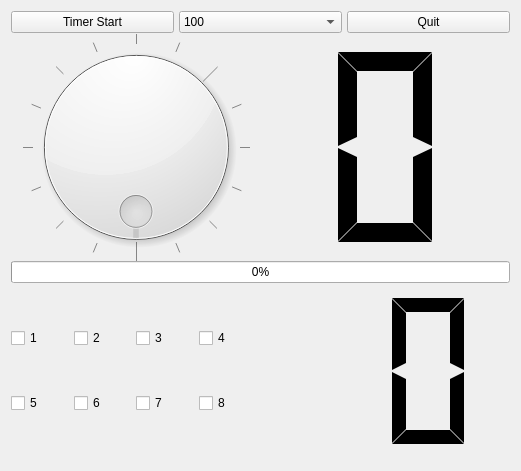
<?xml version="1.0" encoding="UTF-8"?>
<ui version="4.0">
 <class>Tab1DevControl</class>
 <widget class="QWidget" name="Tab1DevControl">
  <property name="geometry">
   <rect>
    <x>0</x>
    <y>0</y>
    <width>521</width>
    <height>471</height>
   </rect>
  </property>
  <property name="windowTitle">
   <string>Form</string>
  </property>
  <layout class="QVBoxLayout" name="verticalLayout_3">
   <item>
    <layout class="QVBoxLayout" name="verticalLayout_2" stretch="2,9,2,7">
     <property name="spacing">
      <number>0</number>
     </property>
     <property name="sizeConstraint">
      <enum>QLayout::SetDefaultConstraint</enum>
     </property>
     <item>
      <layout class="QHBoxLayout" name="horizontalLayout" stretch="1,1,1">
       <property name="spacing">
        <number>5</number>
       </property>
       <property name="sizeConstraint">
        <enum>QLayout::SetDefaultConstraint</enum>
       </property>
       <item>
        <widget class="QPushButton" name="pPBtimerStart">
         <property name="text">
          <string>Timer Start</string>
         </property>
         <property name="checkable">
          <bool>true</bool>
         </property>
        </widget>
       </item>
       <item>
        <widget class="QComboBox" name="pCBtimerValue">
         <property name="acceptDrops">
          <bool>false</bool>
         </property>
         <property name="autoFillBackground">
          <bool>false</bool>
         </property>
         <property name="editable">
          <bool>false</bool>
         </property>
         <item>
          <property name="text">
           <string>100</string>
          </property>
         </item>
         <item>
          <property name="text">
           <string>500</string>
          </property>
         </item>
         <item>
          <property name="text">
           <string>1000</string>
          </property>
         </item>
         <item>
          <property name="text">
           <string>2000</string>
          </property>
         </item>
        </widget>
       </item>
       <item>
        <widget class="QPushButton" name="pPBappQuit">
         <property name="text">
          <string>Quit</string>
         </property>
        </widget>
       </item>
      </layout>
     </item>
     <item>
      <layout class="QHBoxLayout" name="horizontalLayout_2">
       <property name="spacing">
        <number>0</number>
       </property>
       <item>
        <widget class="QDial" name="pDialLed">
         <property name="maximum">
          <number>16</number>
         </property>
         <property name="wrapping">
          <bool>true</bool>
         </property>
         <property name="notchTarget">
          <double>3.700000000000000</double>
         </property>
         <property name="notchesVisible">
          <bool>true</bool>
         </property>
        </widget>
       </item>
       <item>
        <widget class="QLCDNumber" name="pLcdNumberLed">
         <property name="frameShape">
          <enum>QFrame::NoFrame</enum>
         </property>
         <property name="digitCount">
          <number>1</number>
         </property>
         <property name="mode">
          <enum>QLCDNumber::Hex</enum>
         </property>
         <property name="segmentStyle">
          <enum>QLCDNumber::Flat</enum>
         </property>
        </widget>
       </item>
      </layout>
     </item>
     <item>
      <layout class="QHBoxLayout" name="horizontalLayout_3">
       <property name="spacing">
        <number>0</number>
       </property>
       <item>
        <widget class="QProgressBar" name="pProgressBarLed">
         <property name="maximum">
          <number>15</number>
         </property>
         <property name="value">
          <number>0</number>
         </property>
         <property name="textVisible">
          <bool>true</bool>
         </property>
        </widget>
       </item>
      </layout>
     </item>
     <item>
      <layout class="QHBoxLayout" name="horizontalLayout_4">
       <property name="spacing">
        <number>0</number>
       </property>
       <item>
        <layout class="QVBoxLayout" name="verticalLayout">
         <property name="spacing">
          <number>0</number>
         </property>
         <item>
          <layout class="QHBoxLayout" name="horizontalLayout_5">
           <property name="spacing">
            <number>0</number>
           </property>
           <item>
            <widget class="QCheckBox" name="pCBkey1">
             <property name="text">
              <string>1</string>
             </property>
            </widget>
           </item>
           <item>
            <widget class="QCheckBox" name="pCBkey2">
             <property name="text">
              <string>2</string>
             </property>
            </widget>
           </item>
           <item>
            <widget class="QCheckBox" name="pCBkey3">
             <property name="text">
              <string>3</string>
             </property>
            </widget>
           </item>
           <item>
            <widget class="QCheckBox" name="pCBkey4">
             <property name="text">
              <string>4</string>
             </property>
            </widget>
           </item>
          </layout>
         </item>
         <item>
          <layout class="QHBoxLayout" name="horizontalLayout_6">
           <property name="spacing">
            <number>0</number>
           </property>
           <item>
            <widget class="QCheckBox" name="pCBkey5">
             <property name="text">
              <string>5</string>
             </property>
            </widget>
           </item>
           <item>
            <widget class="QCheckBox" name="pCBkey6">
             <property name="text">
              <string>6</string>
             </property>
            </widget>
           </item>
           <item>
            <widget class="QCheckBox" name="pCBkey7">
             <property name="text">
              <string>7</string>
             </property>
            </widget>
           </item>
           <item>
            <widget class="QCheckBox" name="pCBkey8">
             <property name="text">
              <string>8</string>
             </property>
            </widget>
           </item>
          </layout>
         </item>
        </layout>
       </item>
       <item>
        <widget class="QLCDNumber" name="pLcdNumberKey">
         <property name="frameShape">
          <enum>QFrame::NoFrame</enum>
         </property>
         <property name="digitCount">
          <number>2</number>
         </property>
         <property name="mode">
          <enum>QLCDNumber::Hex</enum>
         </property>
         <property name="segmentStyle">
          <enum>QLCDNumber::Flat</enum>
         </property>
        </widget>
       </item>
      </layout>
     </item>
    </layout>
   </item>
  </layout>
 </widget>
 <resources/>
 <connections>
  <connection>
   <sender>pDialLed</sender>
   <signal>valueChanged(int)</signal>
   <receiver>pLcdNumberLed</receiver>
   <slot>display(int)</slot>
   <hints>
    <hint type="sourcelabel">
     <x>189</x>
     <y>150</y>
    </hint>
    <hint type="destinationlabel">
     <x>351</x>
     <y>154</y>
    </hint>
   </hints>
  </connection>
 </connections>
</ui>
